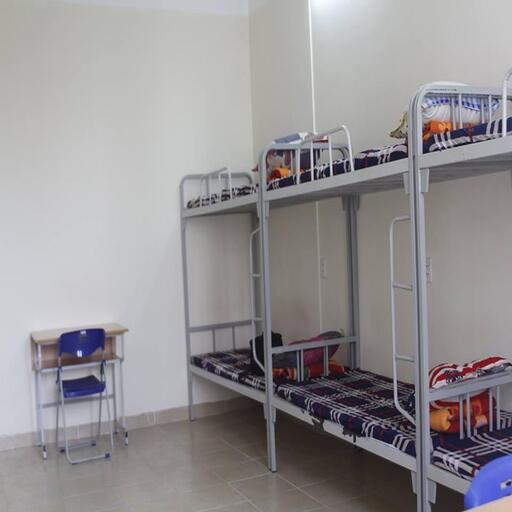
#> input picture ktx1.jpg, 512 x 512 px
$ python project14_Edge_Detection.py
#> lines starting #> are read from the running program, lines starting #| are printed output that depends on the picture; after the words box and inside, x2 and y2 are one past the last pixel; in counts of white or black regions, pixels touching at a corner belong together
import cv2
from PIL import Image
import numpy as np

#khai báo đường dẫn file hình
filehinh = r'ktx1.jpg'

#đọc ảnh màu dùng thư viện OpenCV
img = cv2.imread(filehinh, cv2.IMREAD_COLOR)
#> img is the input picture: shape (512, 512, 3); mean B, G, R 148.2, 146, 148.9

#đọc ảnh màu bằng PILLOW. sử dụng để tính toán thay vì dùng opencv
imgPIL = Image.open(filehinh)

#tạo 2 ảnh có cùng kích thước và mode với ảnh imgPIL, để chứa kết quả chuyển đổi RGB sang Grayscale
# và chứa kết quả sau khi chuyển đổi
average = Image.new(imgPIL.mode, imgPIL.size)
#> average: PIL image 512x512 RGB; every value is 0
anhketqua = Image.new(imgPIL.mode, imgPIL.size)

#lấy kích thước của ảnh từ imgPIL
width = average.size[0]
#> width = 512
height = average.size[1]
#> height = 512

#tạo ngưỡng để xét giá trị
nguong = 50


for x in range(width):
    for y in range(height):
        #lấy giá trị điểm ảnh tại vị trí (x,y)
        R, G, B = imgPIL.getpixel((x, y))

        #chuyển đổi ảnh RGB thành grayscale bằng pp average
        gray = np.uint8((R + G + B) /3)

        #gán giá trị mức xám cho ảnh
        average.putpixel((x,y), (gray, gray, gray))
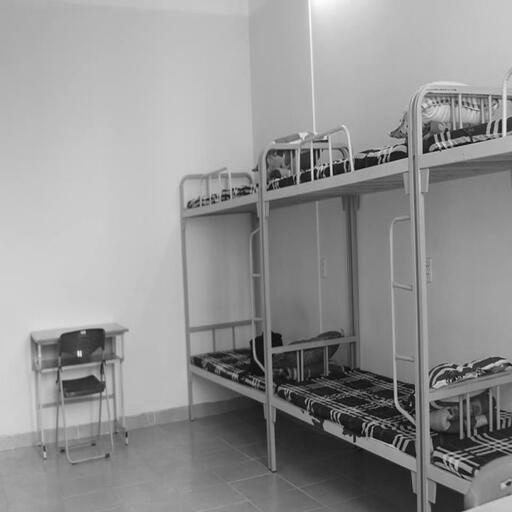
#> average: PIL image 512x512 RGB; min 1, max 252, mean 147.4

#tạo ma trận Sobel
#Theo phương x
MTSobel_x = np.array([[-1,-2,-1],
                      [ 0, 0, 0],
                      [ 1, 2, 1]])

#Theo phương y
MTSobel_y = np.array([[-1, 0, 1],
                      [-2, 0, 2],
                      [-1, 0, 1]])

#Nhân tích chập các ma trận theo ma trận Sobel
for x in range(1, width - 1) :
    for y in range(1, height - 1) :
        gx = 0
        gy = 0
        for i in range(x - 1, x + 2) :
            for j in range(y-1,y+2) :
                GraySobel, GraySobel, GraySobel = average.getpixel((i,j))        #ảnh màu xám nên kênh RGB như nhau

                gx += GraySobel*MTSobel_x[i - x + 1, j - y + 1 ]
                gy += GraySobel*MTSobel_y[i - x + 1, j - y + 1 ]

        #Tính biên độ M của vector theo công thức trị tuyệt đối Gx cộng Gy
        M = np.abs(gx) + np.abs(gy)

        #So sánh M với GT ngưỡng
        if (M <= nguong) :
            anhketqua.putpixel((x,y),(0,0,0))
        else :
            anhketqua.putpixel((x,y),(255,255,255))
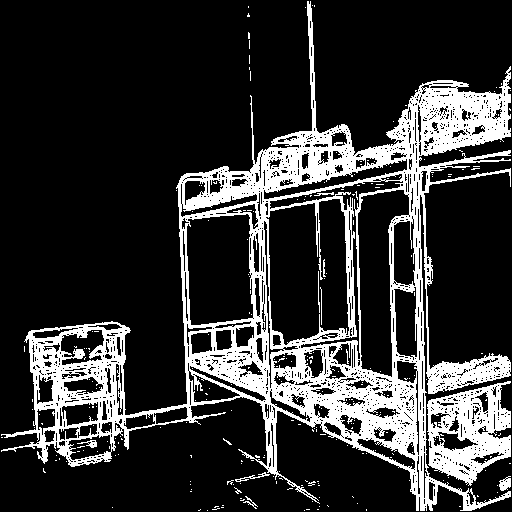
#> anhketqua: PIL image 512x512 RGB; 20.3% white; 265 white regions (255 under 20 px), largest, box (x1, y1, x2, y2) and area: (1, 1, 511, 511) 47098, (427, 381, 511, 486) 4918, (499, 476, 511, 491) 118

#Chuyển ảnh từ PIL sang OpenCV để hiển thị bằng OpenCV
anhnhandang = np.array(anhketqua)

#Hiển thị ảnh với OpenCV
cv2.imshow('Anh mau RGB goc co gai lena', img)
cv2.imshow('nhan dang bien anh xam bang pp sobel', anhnhandang)

#Bấm phím bất kì để đóng cửa sổ
cv2.waitKey()

#Giải phóng bộ nhớ
cv2.destroyAllWindows()

$ run again, with 2012-01-11_12-03-36_Spain_Canarias_Jandía (1).jpg copied over ktx1.jpg
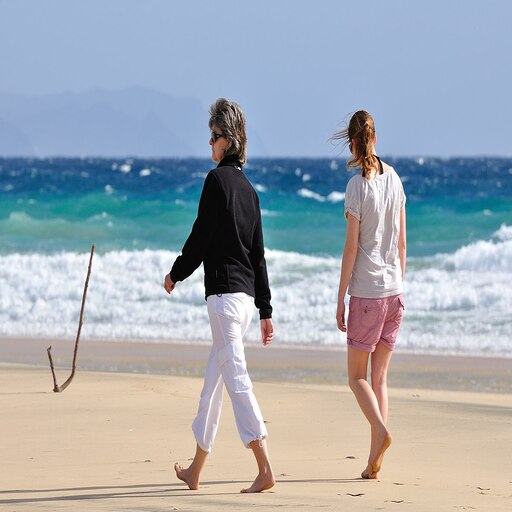
#> input picture 2012-01-11_12-03-36_Spain_Canarias_Jandía (1).jpg, 512 x 512 px
#> img is the input picture: shape (512, 512, 3); mean B, G, R 178.8, 170.1, 161.7
#> after the loop `for x in range(width):`:
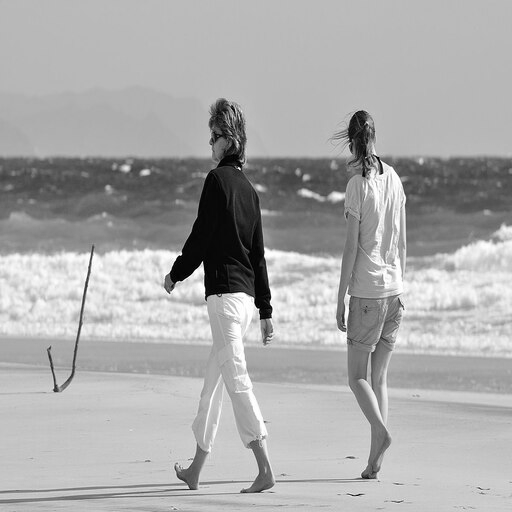
#> average: PIL image 512x512 RGB; min 0, max 255, mean 169.9
#> after the loop `for x in range(1, width - 1) :`:
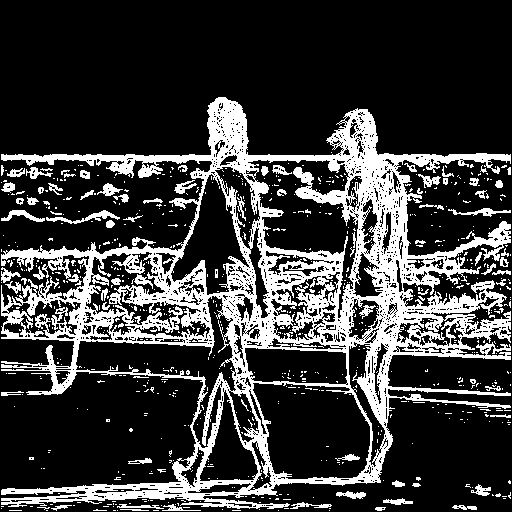
#> anhketqua: PIL image 512x512 RGB; 23.3% white; 765 white regions (682 under 20 px), largest, box (x1, y1, x2, y2) and area: (1, 97, 511, 509) 53512, (46, 210, 120, 224) 298, (448, 208, 511, 217) 210

$ run again, with IOTvision (1).jpg copied over ktx1.jpg
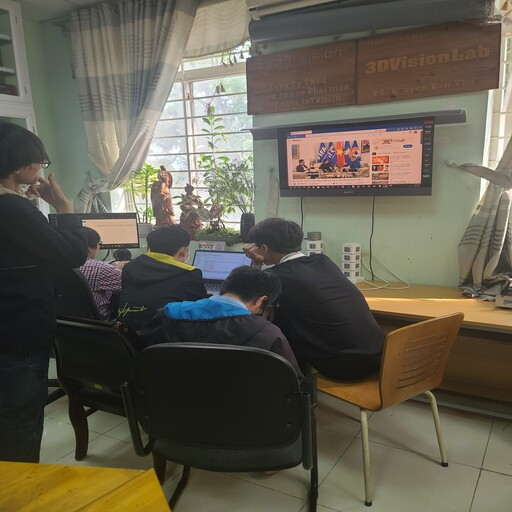
#> input picture IOTvision (1).jpg, 512 x 512 px
#> img is the input picture: shape (512, 512, 3); mean B, G, R 79.8, 93.8, 98.4
#> after the loop `for x in range(width):`:
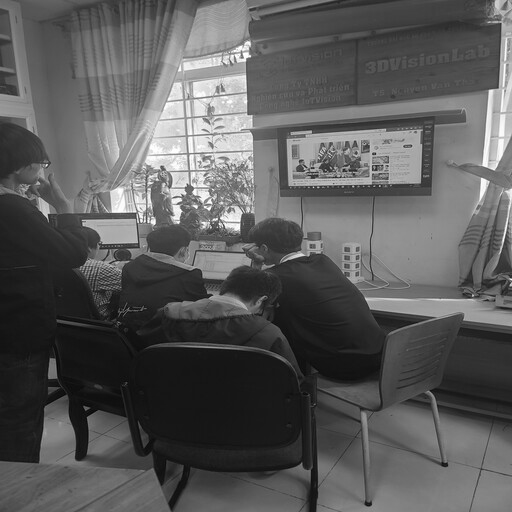
#> average: PIL image 512x512 RGB; min 3, max 255, mean 90.3
#> after the loop `for x in range(1, width - 1) :`:
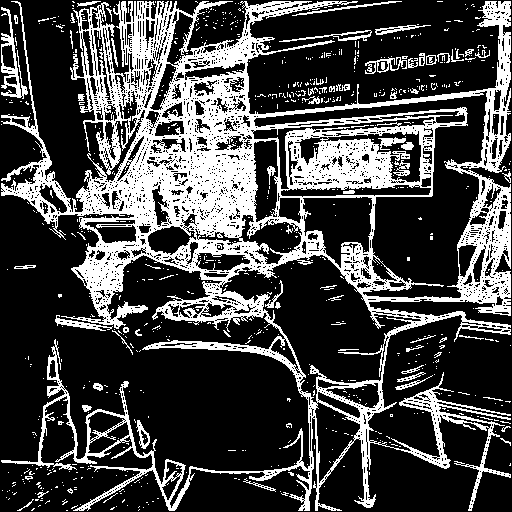
#> anhketqua: PIL image 512x512 RGB; 27.7% white; 783 white regions (717 under 20 px), largest, box (x1, y1, x2, y2) and area: (1, 1, 511, 511) 65694, (1, 7, 28, 99) 708, (365, 57, 407, 74) 280

$ run again, with IOTvision2.jpg copied over ktx1.jpg
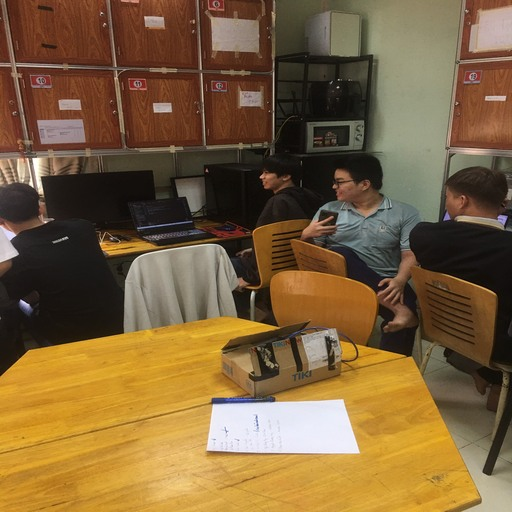
#> input picture IOTvision2.jpg, 512 x 512 px
#> img is the input picture: shape (512, 512, 3); mean B, G, R 59.9, 97.1, 124.3
#> after the loop `for x in range(width):`:
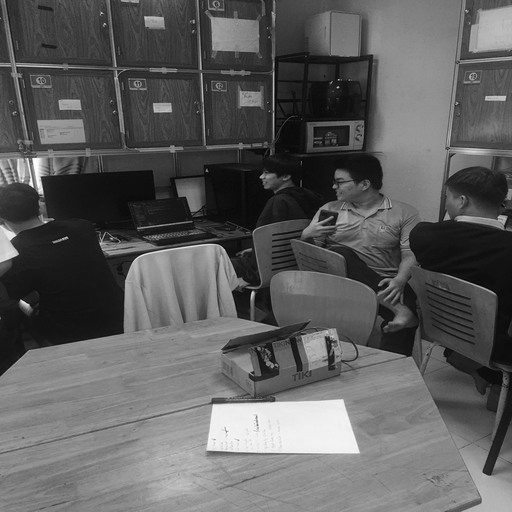
#> average: PIL image 512x512 RGB; min 1, max 253, mean 93.4
#> after the loop `for x in range(1, width - 1) :`:
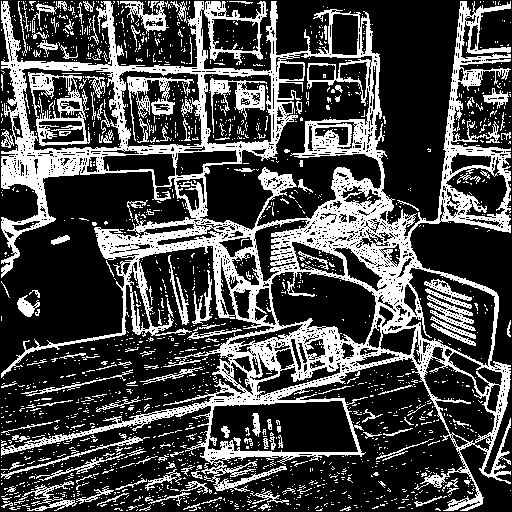
#> anhketqua: PIL image 512x512 RGB; 28.7% white; 1852 white regions (1701 under 20 px), largest, box (x1, y1, x2, y2) and area: (1, 1, 511, 511) 55015, (28, 72, 90, 146) 1664, (127, 76, 194, 141) 994
